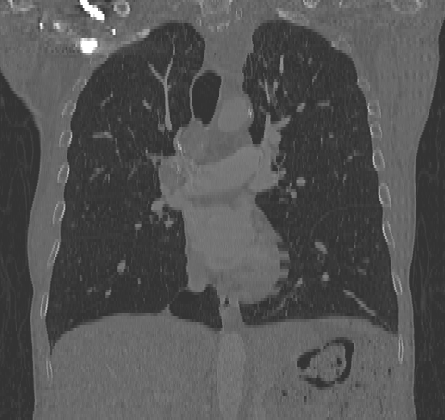
#> input picture Analysis of Biomedical Images/im5.png, 445 x 420 px, given as the content of the folder Lungs/1, which was not available
$ python -i AIB_PR2.py   (imports and definitions only)
#> lines starting #> are read from the running program, lines starting #| are printed output that depends on the picture; after the words box and inside, x2 and y2 are one past the last pixel; in counts of white or black regions, pixels touching at a corner belong together; long printed decimals are rounded; pictures that were not available may be replaced by others from this repository, and a replacement may not be noted
# -*- coding: utf-8 -*-
"""
Created on Wed May 20 09:49:25 2020

@author: Mona
"""

# This script will analyze the size of lungs from CT skans.
# This scripts was used only for the images provided in the assignment.
# The images used were CT images from different views (im5.png, im6.png)

import numpy as np
import cv2
import matplotlib.pyplot as plt
import os                           # for load_images_from_folder
import random                       # for randomOrderContours(conts, im)

def load_images_from_folder(folder):
    images = []
    for filename in os.listdir(folder):
        img = cv2.imread(os.path.join(folder,filename), cv2.IMREAD_GRAYSCALE)
        if img is not None:
            images.append(img)
    return images


def modification1(im):
    clahe = cv2.createCLAHE(clipLimit=2.0, tileGridSize=(8,8))
    cl1 = clahe.apply(im)
    thrOtsu, dstOtsu = cv2.threshold(cl1, 0 ,200, cv2.THRESH_BINARY+cv2.THRESH_OTSU)
    er = cv2.morphologyEx(dstOtsu, cv2.MORPH_OPEN, np.ones((17,17)))
    contours, hierarchy = cv2.findContours(er, cv2.RETR_TREE, cv2.CHAIN_APPROX_SIMPLE)
    return contours

def alt1(im):
    adaptThr = cv2.adaptiveThreshold(im, 255, cv2.ADAPTIVE_THRESH_MEAN_C, cv2.THRESH_BINARY, 141, 5)
    er = cv2.morphologyEx(adaptThr, cv2.MORPH_OPEN, np.ones((3,3)))
    contours, hierarchy = cv2.findContours(er, cv2.RETR_TREE, cv2.CHAIN_APPROX_SIMPLE)
    return contours

def modification2(im):
    clahe = cv2.createCLAHE(clipLimit=2.0, tileGridSize=(8,8))
    cl1 = clahe.apply(im)
    thrOtsu, dstOtsu = cv2.threshold(cl1, 0 , 255, cv2.THRESH_BINARY+cv2.THRESH_OTSU)
    er = cv2.morphologyEx(dstOtsu, cv2.MORPH_OPEN, np.ones((5,5)))
    contours, hierarchy = cv2.findContours(er, cv2.RETR_TREE, cv2.CHAIN_APPROX_SIMPLE)
    return contours

def alt2(im):
    # difference is the thresh binary INV
    adaptThr = cv2.adaptiveThreshold(im, 255, cv2.ADAPTIVE_THRESH_MEAN_C, cv2.THRESH_BINARY_INV, 141, 5)
    er = cv2.morphologyEx(adaptThr, cv2.MORPH_OPEN, np.ones((3,3)))
    contours, hierarchy = cv2.findContours(er, cv2.RETR_LIST, cv2.CHAIN_APPROX_SIMPLE)
    return contours


# for randomising the order of contours in case the lung contours are not one after another
# basically the same thing as forLungs1 but with the contour order randomised
def randomOrderContours(conts, im):
        random.shuffle(conts)
        lastRatio = 0.0
        lastContour = []
        lungContour = []
        img = im *1
        we, he = im.shape
        imSize = we*he
        for i in conts:
            area = cv2.contourArea(i)
            ratio = area/imSize
            if lastRatio != 0 and ((lastRatio*0.5) < ratio < (lastRatio*1.8)):
                lungContour.append(lastContour)
                lungContour.append(i)
                print("lungs ratio(area/image size):", (lastRatio + ratio))
                cont= cv2.drawContours(img, lungContour, -1, (0,255,0), 3)
                plt.imshow(cont, cmap='gray')
                plt.show()
            if 0.14 < ratio < 0.25:   # this is the case for most contours with boths lungs
                lungContour.append(i)
                print("lungs ratio(area/image size):", ratio)
                cont= cv2.drawContours(img, lungContour, -1, (0,255,0), 3)
                plt.imshow(cont, cmap='gray')
                plt.show()
            lastRatio = ratio
            lastContour = i
        return lungContour

def showContouredAreas(contours, im):
    img = im*1
    imgg = im*1
    masks = []
    for cnt in contours:
        mask = np.zeros(img.shape,np.uint8)
        cv2.drawContours(mask,[cnt],0,255,-1)
        masks.append(mask)
    if len(masks)>1:
        totalMask = masks[0] + masks[1]
        res1 = cv2.bitwise_and(imgg, imgg, mask=totalMask)
        plt.imshow(res1, cmap='gray')
        plt.show()
    elif len(masks) ==1:
        res1 = cv2.bitwise_and(imgg, imgg, mask=mask)
        plt.imshow(res1, cmap='gray')
        plt.show()
    return res1

def forLungs1(lungs1):
    count=1
    justLungs1 = []
    for im in lungs1:
        print(count)
        we, he = im.shape
        imSize = we*he
        lungContour = []
        contours = modification1(im)
        if len(contours)<=1:
            contours = alt1(im)
        lastRatio = 0.0
        lastContour = []
        img = im *1
        conts = []      #this is accessed only if there's an error
        for i in contours:
            area = cv2.contourArea(i)
            ratio = area/imSize # use ratio for code so if images are different size it doesn't matter
            # the ratios were determined by seeing which ratios correspond to lungs and
            # which to the outlines
            if ratio >= 0.012 and ratio <= 0.45:     # these values have been chosen especially for this dataset
                conts.append(i)
                if lastRatio != 0 and ((lastRatio*0.5) < ratio < (lastRatio*1.8)):
                    lungContour.append(lastContour)
                    lungContour.append(i)
                    print("lungs ratio(area/image size):", (lastRatio + ratio))
                    cont= cv2.drawContours(img, lungContour, -1, (0,255,0), 3)
                    plt.imshow(cont, cmap='gray')
                    plt.show()
                if 0.14 < ratio < 0.25:   # this is the case for most contours with boths lungs
                    lungContour.append(i)
                    print("lungs ratio(area/image size):", ratio)
                    cont= cv2.drawContours(img, lungContour, -1, (0,255,0), 3)
                    plt.imshow(cont, cmap='gray')
                    plt.show()
                lastRatio = ratio
                lastContour = i

        while len(lungContour) == 0:
            lungContour = randomOrderContours(conts, im)
        justLungs1.append(showContouredAreas(lungContour, im))
        count+=1
    return justLungs1

def forLungs2(imgs):
    count=1
    justLungs2 = []
    for im in imgs:
        print(count)
        we, he = im.shape
        imSize = we*he
        lungContour = []
        contours = modification2(im)
        if count == 2 or count == 4:  # these images had problems with normal modification
            contours = alt2(im)
        lastRatio = 0.0
        lastContour = []
        img = im *1
        #conts = []      #this is accessed only if there's an error (with the order of contours)
        for i in contours:
            area = cv2.contourArea(i)
            ratio = area/imSize # use ratio for code so if images are different size it doesn't matter
            if 0.65 > ratio > 0.055:       # the value is chosen by finding the lowest ratio (of the smallest lung)
                #conts.append(i)
                if lastRatio != 0 and ((lastRatio*0.5) < ratio < (lastRatio*1.8)):
                    lungContour.append(lastContour)
                    lungContour.append(i)
                    print("lungs ratio(area/image size):", (lastRatio + ratio))
                    cont= cv2.drawContours(img, lungContour, -1, (0,255,0), 2)
                    plt.imshow(cont, cmap='gray')
                    plt.show()
                lastRatio = ratio
                lastContour = i
        #while len(lungContour) == 0:
            #lungContour = randomOrderContours(conts, im)
        justLungs2.append(showContouredAreas(lungContour, im))
        count+=1
    return justLungs2


lungs1 = load_images_from_folder('Lungs/1')
#> in load_images_from_folder, img is the input picture: shape (420, 445); min 51, max 255, mean 83.7
#> lungs1 = 1 item
lungs2 = load_images_from_folder('Lungs/2')
#> lungs2 = 1 item

croppedLungs1 = forLungs1(lungs1)
#> the loop in forLungs1, `for im in lungs1:` made 1 pass
#> (thrOtsu in modification1, count) on pass 1: (91, 2)
#| 1
#| lungs ratio(area/image size): 0.1872
#> pass 1, in modification1, `thrOtsu, dstOtsu = cv2.threshold(cl1, 0 ,200, cv2.THRESH_BINARY+cv2.TH..`:
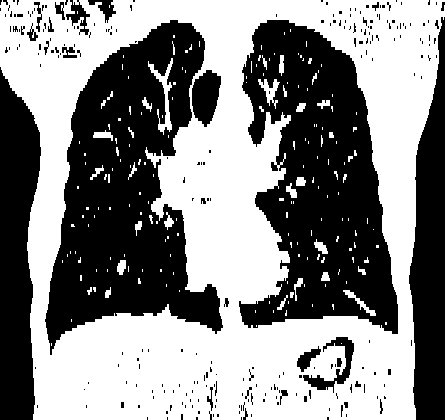
#> dstOtsu: shape (420, 445); values 0 (black) and 200 (white), 53.1% white; 251 black regions (220 under 20 px), largest, box (x1, y1, x2, y2) and area: (45, 20, 223, 355) 31741, (239, 20, 398, 334) 30259, (0, 67, 41, 420) 10860
#> pass 1, in showContouredAreas, `res1 = cv2.bitwise_and(imgg, imgg, mask=mask)`:
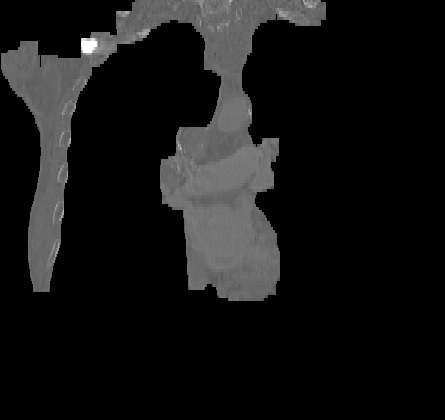
#> res1: shape (420, 445); min 0, max 255, mean 20.9
#> after the loop in forLungs1, `for im in lungs1:`:
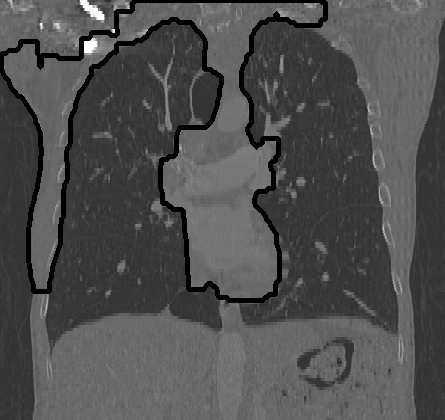
#> img: shape (420, 445); min 0, max 255, mean 79
#> after the loop in forLungs1, `for im in lungs1:`: count = 2; justLungs1 = 1 item
#> croppedLungs1 = 1 item
croppedLungs2 = forLungs2(lungs2)
#> the loop in forLungs2, `for im in imgs:` made 1 pass
#| 1
#| lungs ratio(area/image size): 0.3655
#> pass 1, in modification2, `er = cv2.morphologyEx(dstOtsu, cv2.MORPH_OPEN, np.ones((5,5)))`:
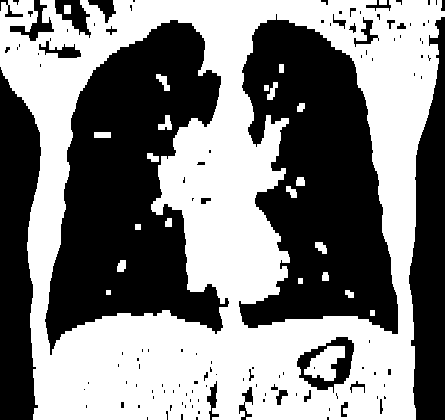
#> er: shape (420, 445); 50.8% white; 127 black regions (94 under 20 px), largest, box (x1, y1, x2, y2) and area: (45, 20, 229, 355) 34271, (239, 14, 398, 334) 31574, (0, 67, 41, 420) 10880
#> pass 1, in forLungs2, `plt.show()`:
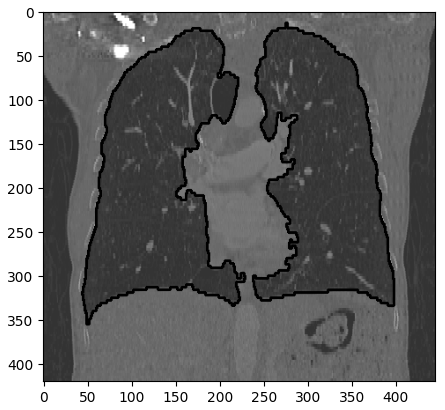
#> figure drawn by matplotlib, 1 panel
#> pass 1, in showContouredAreas (call 2), `res1 = cv2.bitwise_and(imgg, imgg, mask=totalMask)`:
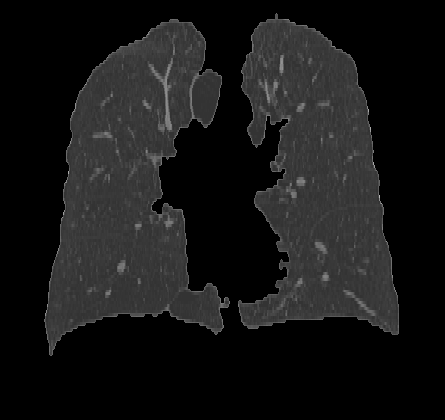
#> res1: shape (420, 445); min 0, max 182, mean 22.8
#> after the loop in forLungs2, `for im in imgs:`:
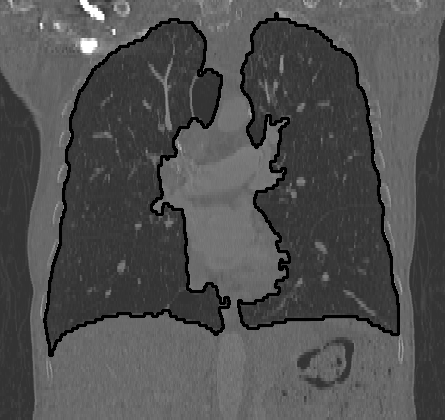
#> img: shape (420, 445); min 0, max 255, mean 79.9
#> after the loop in forLungs2, `for im in imgs:`: count = 2; justLungs2 = 1 item
#> croppedLungs2 = 1 item
#> the loop in forLungs2, `for im in imgs:` made 1 pass
#| 1
#> after the loop in forLungs2, `for im in imgs:`: count = 1; justLungs2 = []

>>> import cv2
>>> picture = cv2.imread('im5.png', cv2.IMREAD_GRAYSCALE)
#> (the run stopped early here; a loop or call above may not have finished)

$ run again, on Analysis of Biomedical Images/im6.png
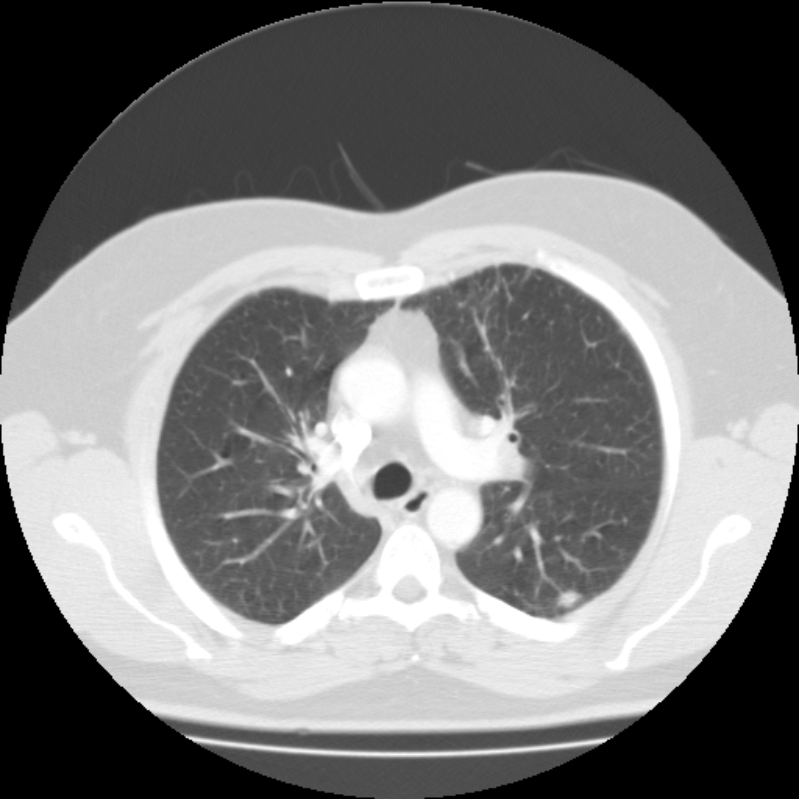
#> input picture Analysis of Biomedical Images/im6.png, 799 x 799 px, given as the content of the folder Lungs/1, which was not available
#> in load_images_from_folder, img is the input picture: shape (799, 799); min 0, max 255, mean 123
#> lungs1 = 1 item
#> the loop in forLungs1, `for im in lungs1:` made 1 pass
#> (thrOtsu in modification1, count) on pass 1: (123, 2)
#> (printed output is left out)
#> pass 1, in modification1, `thrOtsu, dstOtsu = cv2.threshold(cl1, 0 ,200, cv2.THRESH_BINARY+cv2.TH..`:
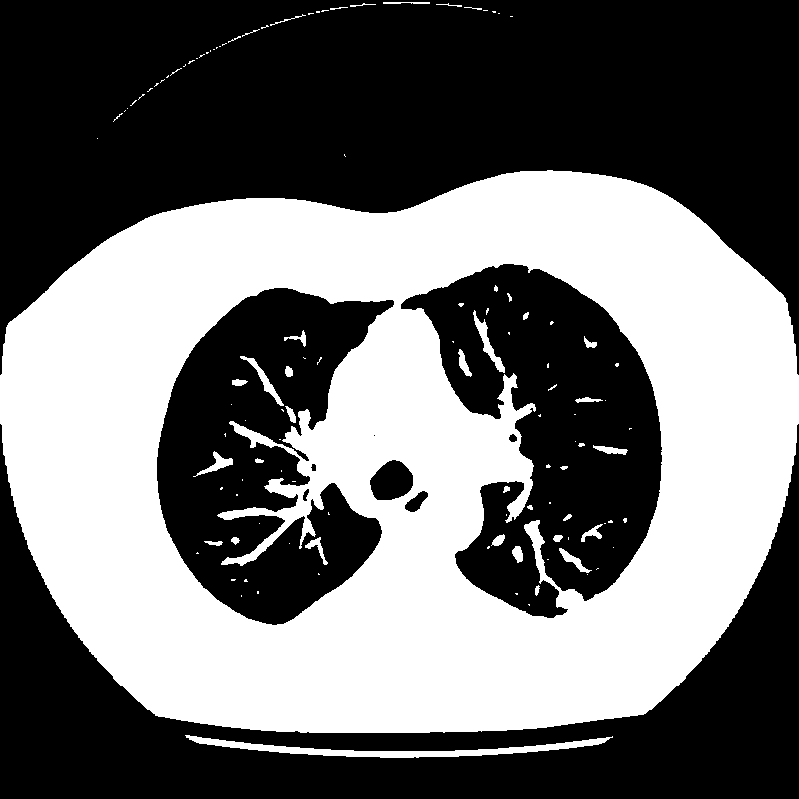
#> dstOtsu: shape (799, 799); values 0 (black) and 200 (white), 43.6% white; 117 white regions (78 under 20 px), largest, box (x1, y1, x2, y2) and area: (0, 170, 799, 733) 271927, (185, 735, 613, 758) 2669, (473, 310, 505, 373) 455
#> after the loop in forLungs1, `for im in lungs1:`: count = 2; justLungs1 = 1 item
#> the loop in forLungs2, `for im in imgs:` made 1 pass
#> (printed output is left out)
#> pass 1, in showContouredAreas (call 2), `totalMask = masks[0] + masks[1]`:
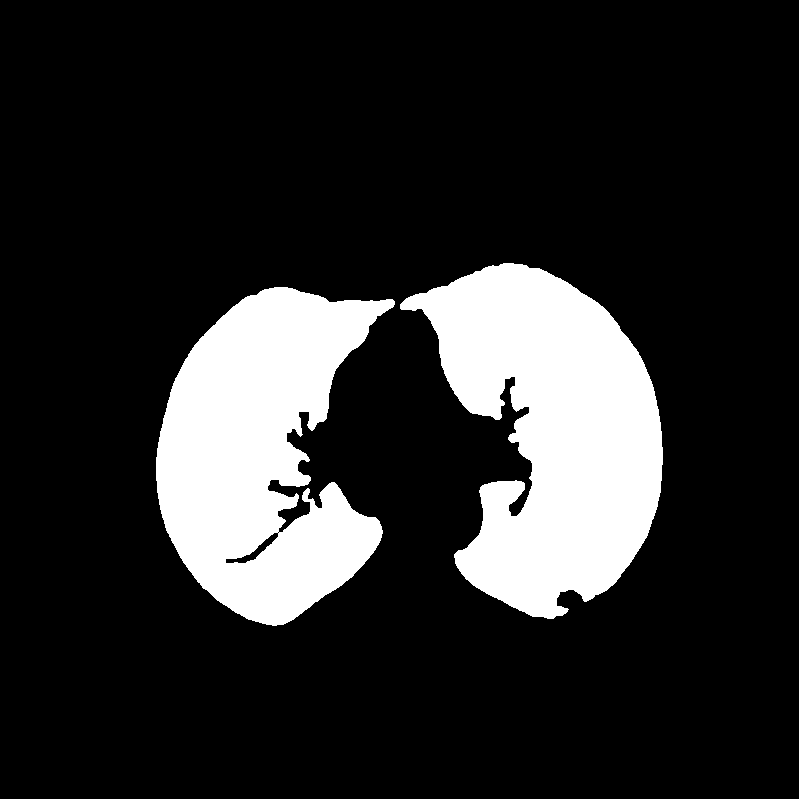
#> totalMask: shape (799, 799); 16.6% white; 2 white regions, box (x1, y1, x2, y2) and area: (400, 263, 663, 619) 55391, (156, 287, 395, 626) 50291
#> after the loop in forLungs2, `for im in imgs:`: count = 2; justLungs2 = 1 item
#> the loop in forLungs2, `for im in imgs:` made 1 pass
#| 1
#> after the loop in forLungs2, `for im in imgs:`: count = 1; justLungs2 = []
